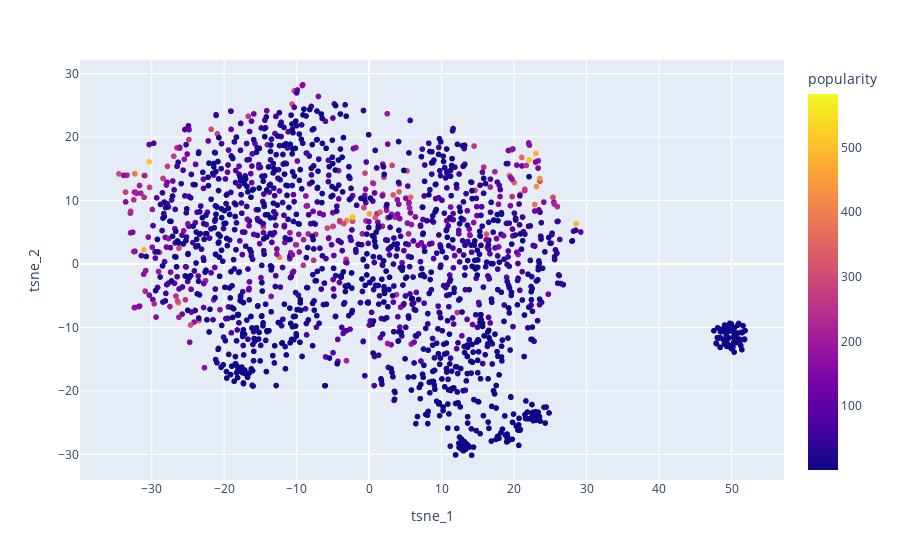

Notebook cell for this chart:
### Code cell
import plotly.express as px

tsne_df = pd.DataFrame(item_tsne, columns=["tsne_1", "tsne_2"])
tsne_df["item_id"] = np.arange(item_tsne.shape[0])
tsne_df = tsne_df.merge(items.reset_index())

px.scatter(tsne_df, x="tsne_1", y="tsne_2",
           color="popularity",
           hover_data=["item_id", "title", "popularity"])

### Figure 1 — Plotly figure (JSON) as saved in the notebook; plotly's stock layout.template omitted (floating-point values rounded to 4 significant figures; data arrays with more than 128 entries replaced by an {"elided": "..."} marker saying what was removed)
{"data": [{"customdata": {"elided": "1682x3 mixed values"}, "hovertemplate": "tsne_1=%{x}<br>tsne_2=%{y}<br>item_id=%{customdata[0]}<br>title=%{customdata[1]}<br>popularity=%{marker.color}<extra></extra>", "legendgroup": "", "marker": {"color": {"elided": "1682 int values"}, "coloraxis": "coloraxis", "symbol": "circle"}, "mode": "markers", "name": "", "showlegend": false, "type": "scattergl", "x": {"elided": "1682 float values"}, "xaxis": "x", "y": {"elided": "1682 float values"}, "yaxis": "y"}], "layout": {"coloraxis": {"colorbar": {"title": {"text": "popularity"}}, "colorscale": [[0, "#0d0887"], [0.1111, "#46039f"], [0.2222, "#7201a8"], [0.3333, "#9c179e"], [0.4444, "#bd3786"], [0.5556, "#d8576b"], [0.6667, "#ed7953"], [0.7778, "#fb9f3a"], [0.8889, "#fdca26"], [1, "#f0f921"]]}, "legend": {"tracegroupgap": 0}, "margin": {"t": 60}, "xaxis": {"anchor": "y", "domain": [0, 1], "title": {"text": "tsne_1"}}, "yaxis": {"anchor": "x", "domain": [0, 1], "title": {"text": "tsne_2"}}}}
